Frame 1 (no input): blank canvas, image omitted
Frame 60 (the mouse pressed at the canvas centre just before this capture): blank canvas, image omitted
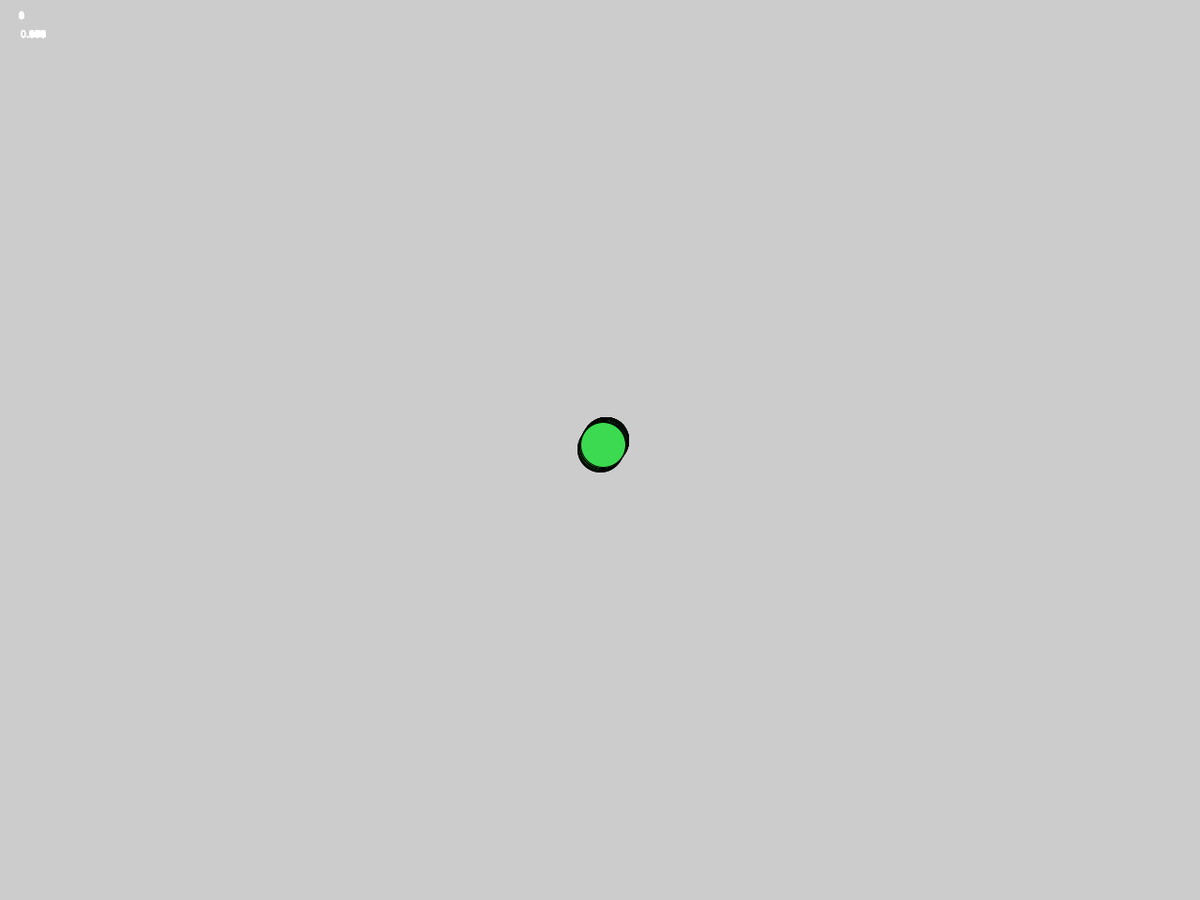
Frame 120 (the mouse held since frame 60 and released just before this capture)

The Processing sketch whose frames 1 and 60 were blank and that drew this single picture after the mouse press (run headless with seeded random() and noise(); from frame 60 on, the mouse is pressed at the canvas centre):

// Processing sketch: prh3c
// ── prh3c.pde




private dot mdots[];
private int ndots = 0;

void setup() {
  size(1280,960);
  clear();
  mdots = new dot[1000];
}

void draw() {
  clear();
  float totalV = 0;
  // for all active planets
  for (dot d : mdots) {
    if (d != null) {
      // treat cursor like a small planet
      d.update(new Vec2(mouseX, mouseY), 10);
      // update each planet for the gravitational effects of all others
      for (dot e : mdots) {          
        if (e != null && e != d)
          d.update(e.mPos, e.mdiam);
      }
      // update telemetry
      totalV += d.velocity();
    }
  }
  // draw telemetry: number of planets, total velocity (energy) of all planets
  fill(255,255,255);
  text(ndots, 20,20);
  text(totalV, 20,40);
}

void mousePressed() {
  float dx = random(-1,1);
  float dy = random(-1,1); 
  mdots[ndots++] = new dot(new Vec2(mouseX, mouseY), new Vec2(dx, dy), int(random(20,50)), color(random(255), random(255), random(255)));
}
// ── Vec2.pde

public class Vec2 {
  public float mx, my;
  
  Vec2(float x, float y) {
    mx = x; my = y;
  }
  Vec2(Vec2 v) {
    mx = v.mx; my = v.my;
  }
  Vec2 add(Vec2 v) {
    return new Vec2(mx+v.mx, my+v.my);
  }
  Vec2 sub(Vec2 v) {
    return new Vec2(mx-v.mx, my-v.my);
  }
  Vec2 mult(float s) {
    return new Vec2(mx*s, my*s);
  }
  float dot(Vec2 v) {
    return (mx*v.mx + my*v.my);
  }
  float magn() {
    return sqrt(magn2());
  }
  float magn2() {
    return this.dot(this);
  }
  Vec2 norm() {
    return new Vec2(this.mult(1.0/this.magn()));
  }
}
// ── dot.pde

class dot {
  Vec2 mPos;      // position 
  Vec2 mVel;      // velocity
  float mdiam;       // diameter 
  color mcolor;      // color  
  
  public dot(Vec2 pos, Vec2 vel, float diam, color c) {
    mPos = pos; mVel = vel; mdiam=diam; mcolor=c; 
  }
  
  public void update(Vec2 c, float diam) {
    mVel = mVel.add(gravAccel(c, diam));
    mPos = mPos.add(mVel);
    final float Ksquish = 0.99;
    if (mPos.mx < 0 || mPos.mx > 1280) 
      mVel.mx *= (-1.0 * Ksquish);
    if (mPos.my < 0 || mPos.my > 960) 
      mVel.my *= (-1.0 * Ksquish);
    fill(mcolor);  // rgba
    ellipse(mPos.mx, mPos.my, mdiam, mdiam);
  }
  
  float dist2(Vec2 p, Vec2 c) {
    return (c.sub(p)).magn2();
  }
  
  Vec2 gravAccel(Vec2 c, float diam) {
    Vec2 g = c.sub(mPos);
    float d2 = g.magn2();
    if (d2 < (diam+mdiam)) return new Vec2(0,0);
    Vec2 dNorm = g.norm();
    float mass = diam*diam*diam;
    final float Kgrav = 0.003;
    return dNorm.mult(Kgrav*mass/d2);
  }
    
  public float velocity() {
    return mVel.magn();
  }
}
